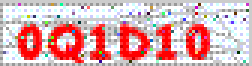
#> input picture examples/0q1d10.gif, 84 x 22 px, found by its file name (shown 3 times larger); its folder holds 4 pictures in this run
$ python main.py   (Python 2 division)
#> lines starting #> are read from the running program, lines starting #| are printed output that depends on the picture; after the words box and inside, x2 and y2 are one past the last pixel; in counts of white or black regions, pixels touching at a corner belong together; pictures that were not available may be replaced by others from this repository, and a replacement may not be noted
from PIL import Image
import hashlib, os, math, time


class VectorCompare:
    def magnitude(self, concordance):
        total = 0
        #print "DADA"
        for word, count in concordance.iteritems():
            total += count**2
        return math.sqrt(total)
    def relation(self, concordance1, concordance2):
        relevance = 0
        #print "mahla"
        topvalue = 0
        for word, count in concordance1.iteritems():
            if concordance2.has_key(word):
                topvalue += count * concordance2[word]
        return topvalue/(self.magnitude(concordance1) * self.magnitude(concordance2))


   # return topvalue / (magnitude(concordance1) * magnitude(concordance2))

'''
def __init__(captcha=""):
    """
    Initialize main CIntruder
    """
    captcha = set_captcha(captcha)
    start = time.time()
'''


def buildvector( im):
    d1 = {}
    count = 0
    for i in im.getdata():
        d1[count] = i
        count += 1
    return d1

def crack():
    v = VectorCompare()
    iconset = ['0', '1', '2', '3', '4', '5', '6', '7', '8', '9', '0', 'a', 'b', 'c', 'd', 'e', 'f', 'g', 'h', 'i', 'j', 'k', 'l', 'm', 'n', 'o', 'p', 'q', 'r', 's', 't', 'u', 'v', 'w', 'x', 'y', 'z']
    imageset = []
    last_letter = None
    print "Loading dictionary... "
    for letter in iconset:
        for img in os.listdir('iconset/%s/'%(letter)):
            temp = []
            if img != "Thumbs.db": # win32 check

                if last_letter != letter:
                    print "-----------------"
                    print "Word:", letter
                    print "-----------------"
                print img
                last_letter = letter
                temp.append(buildvector(Image.open("./iconset/%s/%s"%(letter,img))))
#> after the loop in buildvector, `for i in im.getdata():`: count = 1848; d1 = 1848 items
            imageset.append({letter:temp})
#> pass 2 of the loop in crack, `for letter in iconset:`:


    correctcount = 0
#> correctcount = 0
    wrongcount = 0


    for filename in os.listdir('examples/'):


        if filename.find(".gif")== -1:
            continue
        try:
            im = Image.open("examples/%s"%(filename))
#> im is the input picture: PIL image 84x22 P; mean R, G, B, A 220.6, 174.9, 177.7, 255

            print ""
            print filename
            #im = im.convert("RGBA")
            im = im.convert("P")
            im2 = Image.new("P", im.size, 255)
#> im2: PIL image 84x22 P; every value is 0


            temp = {}
            for x in range(im.size[1]):
                for y in range(im.size[0]):
                    pix = im.getpixel((y, x))
                    temp[pix] = pix
                    #if pix == 3:
                    if pix == 220 or pix == 227: # these are the numbers to get

                        im2.putpixel((y, x), 0)

            inletter = False
            foundletter = False
            start = 0
            end = 0
            letters = []
            for y in range(im2.size[0]): # slice across
                for x in range(im2.size[1]): # slice down
                    pix = im2.getpixel((y, x))
                    if pix != 255:
                        inletter = True

                if foundletter == False and inletter == True:
                    foundletter = True
                    start = y

                if foundletter == True and inletter == False:
                    foundletter = False
                    end = y
                    letters.append((start, end))
                inletter = False

            count = 0
            countid = 1
            word_sug = None
            end = time.time()
            elapsed = end - start

            for letter in letters:
                m = hashlib.md5()
                print "----------------------------\n"
                im3 = im2.crop((letter[0], 0, letter[1], im2.size[1]))
                guess = []
                for image in imageset:
                    for x, y in image.iteritems():
                        if len(y) != 0:
                            guess.append(( v.relation(y[0], buildvector(im3)), x))
                guess.sort(reverse=True)
                word_per = guess[0][0] * 100
                if str(word_per) == "100.0":
                    print "Image position   :", countid
                    print "Broken Percent   :", int(round(float(word_per))), "%", "[+]"
                else:
                    print "Image position   :", countid
                    print "Broken Percent   :", "%.4f" % word_per, "%"
                print "------------------"
                print "Word suggested   :", guess[0][1]

                if word_sug == None:
                    word_sug = str(guess[0][1])
                else:
                    word_sug = word_sug + str(guess[0][1])
                count += 1
                countid = countid + 1


            if word_sug == filename[:-4]:
                correctcount += 1
            else:
                wrongcount += 1


        except:
            break
#> pass 2 of the loop in crack, `for filename in os.listdir('examples/'):`:
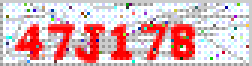
#> input picture examples/47j17b.gif, 84 x 22 px (shown 3 times larger)
#> in crack, im is the input picture: PIL image 84x22 P; mean R, G, B, A 220.9, 182.3, 185.2, 255


    print "======================="
    correctcount = float(correctcount)
    wrongcount = float(wrongcount)
    print "Correct Guesses - ",correctcount
    print "Wrong Guesses - ",wrongcount
    print "Percentage Correct - ", correctcount/(correctcount+wrongcount)*100.00
    print "Percentage Wrong - ", wrongcount/(correctcount+wrongcount)*100.00


if __name__ == '__main__':
   crack()


import cv2
import numpy as np
from datetime import datetime
import os


###########################################################################

#prepare data for training
rps=['4','6','6','X','R','H','E','K','1','A','R','I','B','8','6',
            '5','6','1','7','W','K','B','7','7','7','P','K','A','A','7',
            '1','2','5','Q','P','F','8','4','6','0','X','W','4','1','2',
            '5','5','B','A','7','8','4','A','A','8','2','0','B','A','E',
            'B','Y','7','0','3','7','M','4','7','3','R','Q','H','9','0',
            '2','7','E','I','X','S','1','D','D','3','3','1','4','5','6',
            'R','G','6','5','R','A','0','1','J','P','7','5','A','1','H',
            'G','4','2','3']
rps=[52, 54, 54, 88, 82, 72, 69, 75, 49, 65, 82, 73, 66, 56, 54, 53, 54, 49,
    55, 87, 75, 66, 55, 55, 55, 80, 75, 65, 65, 55, 49, 50, 53, 81, 80, 70, 56,
    52, 54, 48, 88, 87, 52, 49, 50, 53, 53, 66, 65, 55, 56, 52, 65, 65, 56, 50,
    48, 66, 65, 69, 66, 89, 55, 48, 51, 55, 77, 52, 55, 51, 82, 81, 72, 57, 48,
    50, 55, 69, 73, 88, 83, 49, 68, 68, 51, 51, 49, 52, 53, 54, 82, 71, 54, 53,
    82, 65, 48, 49, 74, 80, 55, 53, 65, 49, 72, 71, 52, 50, 51]
responses = []
print len(rps)
def prepare_data():
    global responses
    fileNumber=len(rps)
    counter=0;
    samples=np.empty((0,100))
    for f in range(fileNumber):
        im = cv2.imread('./numbers/'+str(f)+'.jpg')
#> im: shape (22, 84, 3)
        im3 = im.copy()
        height, width, depth = im3.shape
#> height = 22; width = 84; depth = 3
        gray = cv2.cvtColor(im,cv2.COLOR_BGR2GRAY)
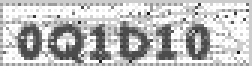
#> gray: shape (22, 84) (shown 3 times larger); min 21, max 255, mean 188.9
        blur = cv2.GaussianBlur(gray,(5,5),0)
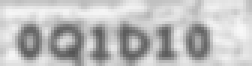
#> blur: shape (22, 84) (shown 3 times larger); min 84, max 248, mean 189.8
        thresh = cv2.adaptiveThreshold(blur,255,1,1,11,2)
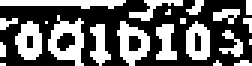
#> thresh: shape (22, 84) (shown 3 times larger); 40.6% white; 22 white regions (12 under 20 px), largest, box (x1, y1, x2, y2) and area: (16, 5, 28, 22) 112, (39, 7, 50, 22) 91, (0, 0, 42, 3) 88
        roi = thresh[0:height, 0:width]
        roismall = cv2.resize(roi,(10,10))
        responses.append(rps[f])
        sample = roismall.reshape((1,100))
        samples = np.append(samples,sample,0)
#> pass 2 of the loop in prepare_data, `for f in range(fileNumber):`:
#> in prepare_data, `blur = cv2.GaussianBlur(gray,(5,5),0)`:
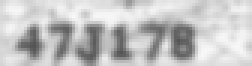
#> blur: shape (22, 84) (shown 3 times larger); min 85, max 247, mean 195.4
#> in prepare_data, `thresh = cv2.adaptiveThreshold(blur,255,1,1,11,2)`:
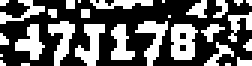
#> thresh: shape (22, 84) (shown 3 times larger); 38.3% white; 29 white regions (17 under 20 px), largest, box (x1, y1, x2, y2) and area: (57, 8, 66, 20) 83, (25, 8, 35, 22) 73, (45, 7, 56, 22) 70
    responses = np.array(responses,np.float32)
    responses = responses.reshape((responses.size,1))
    print "training complete"

    np.savetxt('generalsamples.data',samples)
    np.savetxt('generalresponses.data',responses)

##########################################################
def train():
    samples = np.loadtxt('generalsamples.data',np.float32)
    responses = np.loadtxt('generalresponses.data',np.float32)
    responses = responses.reshape((1,responses.size))

    model = cv2.KNearest()
    model.train(samples,responses)
    print ' training complete'
    return model


#> (the run stopped early here; a loop or call above may not have finished)
